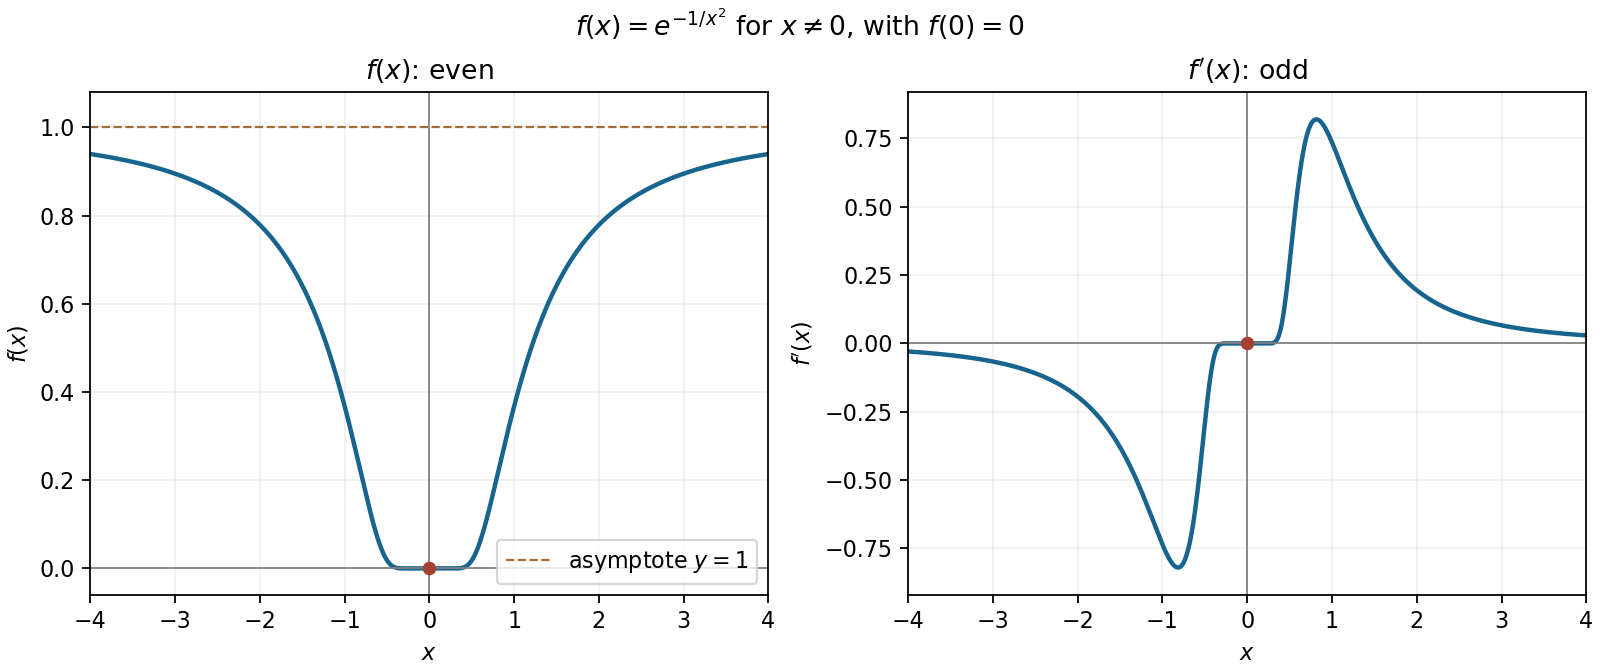

Python code for this plot:
"""Original mathematical illustration; write the PNG basename to the cwd.

Tested with Python 3.14.4, NumPy 2.3.5 and Matplotlib 3.10.7.
"""
from pathlib import Path
import matplotlib
matplotlib.use("Agg")
import matplotlib.pyplot as plt
import numpy as np

def main():
    fig,axes=plt.subplots(1,2,figsize=(10,4.2),layout="constrained",facecolor="white")
    x=np.linspace(-4,4,2001)
    f=np.zeros_like(x)
    df=np.zeros_like(x)
    mask=x!=0
    f[mask]=np.exp(-1/x[mask]**2)
    df[mask]=2*f[mask]/x[mask]**3
    for ax,values,title in zip(axes,[f,df],[r"$f(x)$: even",r"$f'(x)$: odd"]):
        ax.plot(x,values,color="#17648e",lw=2)
        ax.scatter([0],[0],color="#a54130",s=26,zorder=5)
        ax.axhline(0,color=".5",lw=.8)
        ax.axvline(0,color=".5",lw=.8)
        ax.set(xlim=(-4,4),xlabel="$x$",title=title)
        ax.grid(alpha=.18)
    axes[0].axhline(1,color="#a56c37",ls="--",lw=1,label=r"asymptote $y=1$")
    axes[0].set(ylim=(-.06,1.08),ylabel="$f(x)$")
    axes[0].legend(loc="lower right")
    axes[1].set(ylim=(-.92,.92),ylabel="$f'(x)$")
    fig.suptitle(r"$f(x)=e^{-1/x^2}$ for $x\ne0$, with $f(0)=0$")
    fig.savefig(Path(__file__).with_suffix(".png").name,dpi=160,facecolor="white")
    plt.close(fig)


if __name__ == "__main__":
    main()
